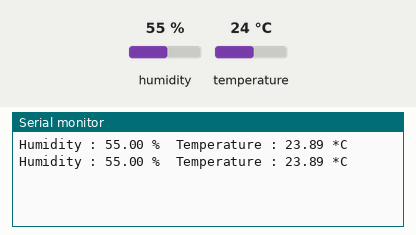
This sketch was run on a simulated Arduino Uno, built with avr-gcc and run on an emulated ATmega328P. Parts: the last lines printed to the serial monitor. The test bench sets the inputs (shaded band); at power-on: humidity 55 %, temperature 24 °C. No radio packets arrive unless stated.

Above: at 5.9 s.
6.0 s: humidity set to 22 %
At 9.6 s:
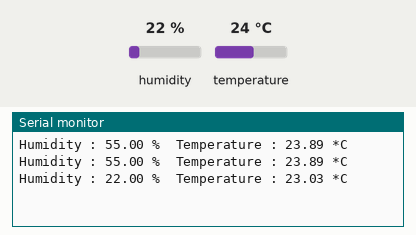
14.5 s: temperature set to 12 °C
At 15.1 s:
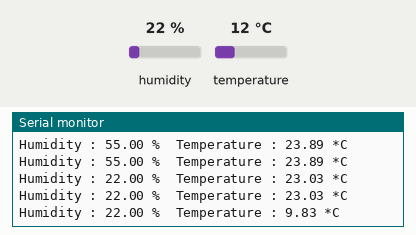
18.9 s: humidity set to 40 %
At 21.8 s:
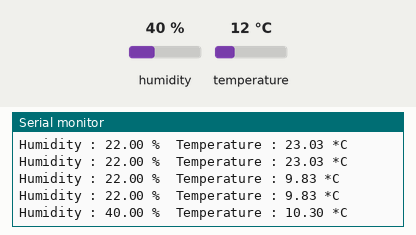
Timing chart, 0 to 23.3 s (numbered marks = the images above; inputs shaded):
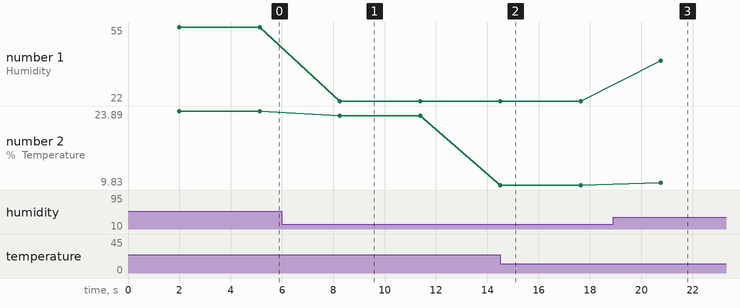

The sketch:

temp_sensor.ino
```cpp
#include <VirtualWire.h>
#include <DHT.h>

#define DHTPIN 2
#define DHTTYPE DHT22

DHT dht(DHTPIN, DHTTYPE);

#define SENSOR_NUM 1
#define DELAY_BETWEEN_MESURE 2000
#define DELAY_BETWEEN_SEND 1000


void setup()
{
  Serial.begin(9600); //Start the serial connection with the computer
  //to view the result open the serial monitor

  // Initialise the IO and ISR
  vw_setup(2000);   // Bits per sec

  dht.begin();
}


void sendMessageOverRF(String type, int numero, int value) {
  digitalWrite(13, HIGH);
  char msg[30];
  char typeChar[sizeof(type)];
  type.toCharArray(typeChar, sizeof(typeChar));
  sprintf(msg, "%s %02d %d", typeChar, numero, value);
  vw_send((uint8_t *)msg, strlen(msg));
  vw_wait_tx();
  digitalWrite(13, LOW);
}

void sendMessage(float humidity, float temp) {
  sendMessageOverRF("temp", SENSOR_NUM, (int)(temp * 100));
  delay(DELAY_BETWEEN_SEND);
  sendMessageOverRF("humi", SENSOR_NUM, (int)(humidity * 100));
}

void loop() // run over and over again
{
  delay(DELAY_BETWEEN_MESURE);
  //getting the voltage reading from the temperature sensor
  float h = dht.readHumidity();
  // Read temperature as Celsius (the default)
  float t = dht.readTemperature();
  if (isnan(h) || isnan(t)) {
    Serial.println("Failed to read from DHT sensor!");
    return;
  }
  float hic = dht.computeHeatIndex(t, h, false);

  Serial.print("Humidity : ");
  Serial.print(h);
  Serial.print(" %\tTemperature : ");
  Serial.print(hic);
  Serial.println(" *C ");
  sendMessage(h, hic);

}
```

Measured:
- after the input at 6.0 s, the serial monitor: prints a new line after 2.3 s (image 1)
- after the input at 14.5 s, the serial monitor: prints a new line at once (image 2)
- after the input at 18.9 s, the serial monitor: prints a new line after 1.9 s (image 3)
- plotted number 1: 55 → 22 after the input at 6.0 s, 22 → 40 after the input at 18.9 s
- plotted number 2: 23.89 → 23.03 after the input at 6.0 s, 23.03 → 9.83 after the input at 14.5 s, 9.83 → 10.3 after the input at 18.9 s
